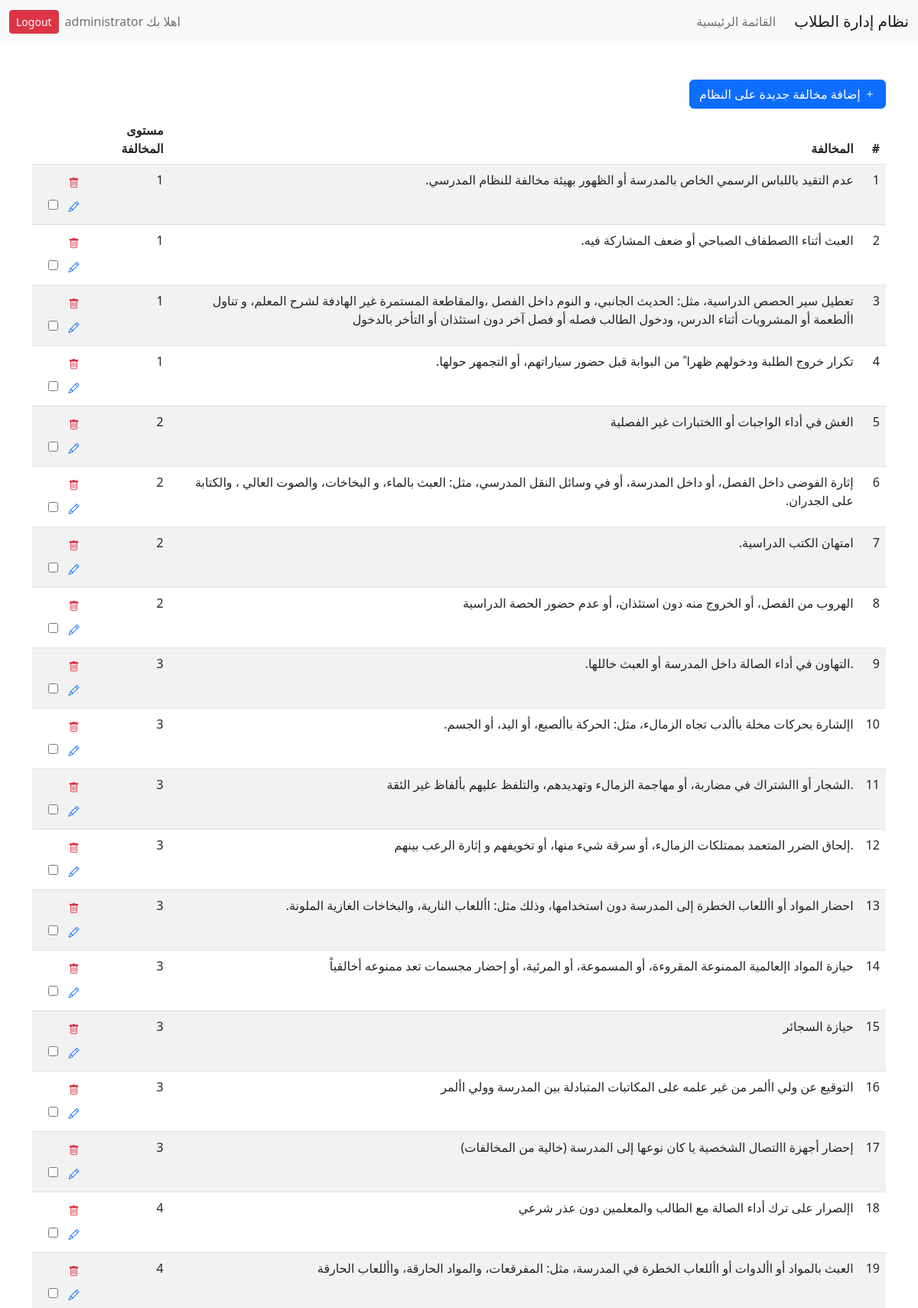
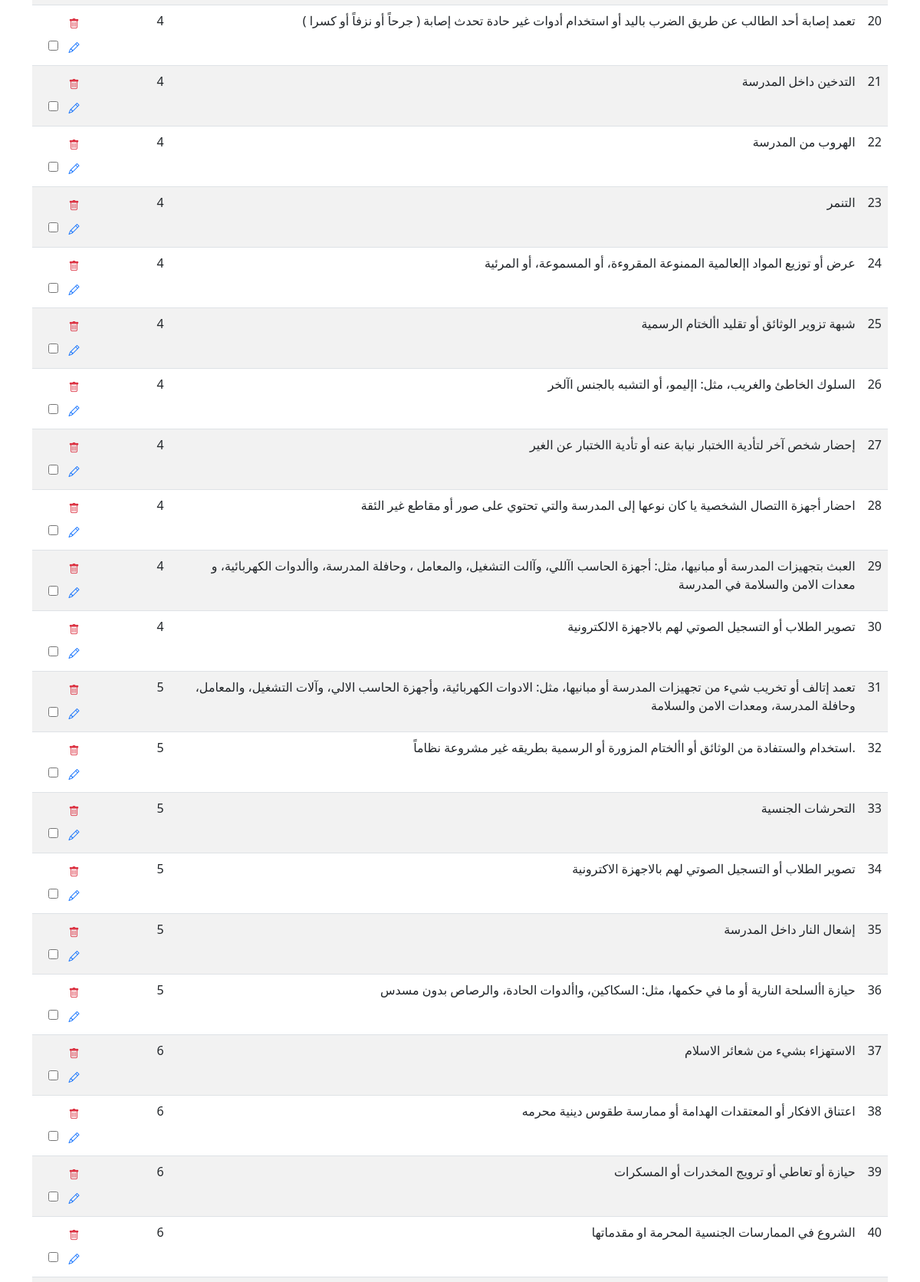
/violations.php (signed in, upper part), run on the app's committed database (2 pictures, top to bottom).
### tables this page shows
CREATE TABLE `violations` (
  `id` int(11) NOT NULL,
  `violation_name` varchar(255) NOT NULL,
  `violation_level_number` int(11) NOT NULL
);

### inc/functions.php (called while the page is built, shortened)
<?php
function databaseConnect()
{
    $hostname = "localhost";
    $username = "root";
    $password = "";
    $database = "schooldb";
    if ($conn = new mysqli($hostname, $username, $password, $database)) {
        return $conn;
    }
}
function select($table)
{
    $conn  = databaseConnect();
    $sql   = "SELECT * FROM $table";
    $query = $conn->query($sql);
    return $query->num_rows ? (object) mysqli_fetch_all($query, 1) : false;
}

### violations.php (the view, shortened to what this page needs)
<?php
require "inc/functions.php";
$violations = select('violations');
$i = 0;
require "template/header.php";
?>
<main>
    <section class="container py-5">
        <div class="row">
            <div class="col-md-5">
                <a href="addviolation.php" class="btn btn-primary">
                    <i class="bi bi-plus"></i>
                    إضافة مخالفة جديدة على النظام
                </a>
            </div>
        </div>
        <?php if ($violations) : ?>
            <table class="table table-striped table-hover mt-2">
                <thead>
                    <tr>
                        <th>#</th>
                        <th>المخالفة</th>
                        <th>مستوى المخالفة</th>
                        <th></th>
                    </tr>
                </thead>
                <tbody>
                    <?php foreach ($violations as $violation) : ?>
                        <tr>
                            <td><?= ++$i ?></td>
                            <td><?= $violation['violation_name'] ?></td>
                            <td><?= $violation['violation_level_number'] ?></td>
                            <td>
                                <button class="btn btn-sm" onclick="del(<?= $violation['id'] ?>)">
                                    <i class="bi bi-trash text-danger"></i>
                                </button>
                                <button class="btn btn-sm" onclick="edit(<?= $violation['id'] ?>)">
                                    <i class="bi bi-pencil text-primary"></i>
                                </button>
                                <input type="checkbox" value="<?= $violation['id'] ?>" onchange="check()">
                            </td>
                        </tr>
                    <?php endforeach ?>
                </tbody>
            </table>
        <?php else : ?>
            <div class="row text-center">
                <span class="text-dark"> لم يتم اضافة مخالفات بعد </span>
            </div>
        <?php endif; ?>
    </section>
</main>

### data on the page
violations: violation_name "عدم التقيد باللباس الرسمي الخاص بالمدرسة أو الظهور بهيئة مخالفة للنظام المدرسي.", violation_level_number "1"
violations: violation_name "العبث أثناء االصطفاف الصباحي أو ضعف المشاركة فيه.", violation_level_number "1"
violations: violation_name "تعطيل سير الحصص الدراسية، مثل: الحديث الجانبي، و النوم داخل الفصل ،والمقاطعة المستمرة غير الهادفة لشرح المعلم، و تناول األطعمة أو المشروبات أثناء الدرس، ودخول الطالب فصله أو فصل آخر دون استئذان أو التأخر بالدخول", violation_level_number "1"
violations: violation_name "تكرار خروج الطلبة ودخولهم ظهرا ً من البوابة قبل حضور سياراتهم، أو التجمهر حولها.", violation_level_number "1"
violations: violation_name "الغش في أداء الواجبات أو االختبارات غير الفصلية", violation_level_number "2"
violations: violation_name "إثارة الفوضى داخل الفصل، أو داخل المدرسة، أو في وسائل النقل المدرسي، مثل: العبث بالماء، و البخاخات، والصوت العالي ، والكتابة على الجدران.", violation_level_number "2"
violations: violation_name "امتهان الكتب الدراسية.", violation_level_number "2"
violations: violation_name "الهروب من الفصل، أو الخروج منه دون استئذان، أو عدم حضور الحصة الدراسية", violation_level_number "2"
violations: violation_name ".التهاون في أداء الصالة داخل المدرسة أو العبث خاللها.", violation_level_number "3"
violations: violation_name "اإلشارة بحركات مخلة باألدب تجاه الزمالء، مثل: الحركة باألصبع، أو اليد، أو الجسم.", violation_level_number "3"
violations: violation_name ".الشجار أو االشتراك في مضاربة، أو مهاجمة الزمالء وتهديدهم، والتلفظ عليهم بألفاظ غير الئقة", violation_level_number "3"
violations: violation_name ".إلحاق الضرر المتعمد بممتلكات الزمالء، أو سرقة شيء منها، أو تخويفهم و إثارة الرعب بينهم", violation_level_number "3"
violations: violation_name "احضار المواد أو األلعاب الخطرة إلى المدرسة دون استخدامها، وذلك مثل: األلعاب النارية، والبخاخات الغازية الملونة.", violation_level_number "3"
violations: violation_name "حيازة المواد اإلعالمية الممنوعة المقروءة، أو المسموعة، أو المرئية، أو إحضار مجسمات تعد ممنوعه أخالقياً", violation_level_number "3"
violations: violation_name "حيازة السجائر", violation_level_number "3"
violations: violation_name "التوقيع عن ولي األمر من غير علمه على المكاتبات المتبادلة بين المدرسة وولي األمر", violation_level_number "3"
violations: violation_name "إحضار أجهزة االتصال الشخصية يا كان نوعها إلى المدرسة (خالية من المخالفات)", violation_level_number "3"
violations: violation_name "اإلصرار على ترك أداء الصالة مع الطالب والمعلمين دون عذر شرعي", violation_level_number "4"
violations: violation_name "العبث بالمواد أو األدوات أو األلعاب الخطرة في المدرسة، مثل: المفرقعات، والمواد الحارقة، واأللعاب الحارقة", violation_level_number "4"
violations: violation_name "تعمد إصابة أحد الطالب عن طريق الضرب باليد أو استخدام أدوات غير حادة تحدث إصابة ( جرحاً أو نزفاً أو كسرا )", violation_level_number "4"
violations: violation_name "التدخين داخل المدرسة", violation_level_number "4"
violations: violation_name "الهروب من المدرسة", violation_level_number "4"
violations: violation_name "التنمر", violation_level_number "4"
violations: violation_name "عرض أو توزيع المواد اإلعالمية الممنوعة المقروءة، أو المسموعة، أو المرئية", violation_level_number "4"
violations: violation_name "شبهة تزوير الوثائق أو تقليد األختام الرسمية", violation_level_number "4"
violations: violation_name "السلوك الخاطئ والغريب، مثل: اإليمو، أو التشبه بالجنس اآلخر", violation_level_number "4"
violations: violation_name "إحضار شخص آخر لتأدية االختبار نيابة عنه أو تأدية االختبار عن الغير", violation_level_number "4"
violations: violation_name "احضار أجهزة االتصال الشخصية يا كان نوعها إلى المدرسة والتي تحتوي على صور أو مقاطع غير الئقة", violation_level_number "4"
violations: violation_name "العبث بتجهيزات المدرسة أو مبانيها، مثل: أجهزة الحاسب اآللي، وآالت التشغيل، والمعامل ، وحافلة المدرسة، واألدوات الكهربائية، و معدات الامن والسلامة في المدرسة", violation_level_number "4"
violations: violation_name "تصوير الطلاب أو التسجيل الصوتي لهم بالاجهزة الالكترونية", violation_level_number "4"
violations: violation_name "تعمد إتالف أو تخريب شيء من تجهيزات المدرسة أو مبانيها، مثل: الادوات الكهربائية، وأجهزة الحاسب الالي، وآلات التشغيل، والمعامل، وحافلة المدرسة، ومعدات الامن والسلامة", violation_level_number "5"
violations: violation_name ".استخدام والستفادة من الوثائق أو األختام المزورة أو الرسمية بطريقه غير مشروعة نظاماً", violation_level_number "5"
violations: violation_name "التحرشات الجنسية", violation_level_number "5"
violations: violation_name "تصوير الطلاب أو التسجيل الصوتي لهم بالاجهزة الاكترونية", violation_level_number "5"
violations: violation_name "إشعال النار داخل المدرسة", violation_level_number "5"
violations: violation_name "حيازة األسلحة النارية أو ما في حكمها، مثل: السكاكين، واألدوات الحادة، والرصاص بدون مسدس", violation_level_number "5"
violations: violation_name "الاستهزاء بشيء من شعائر الاسلام", violation_level_number "6"
violations: violation_name "اعتناق الافكار أو المعتقدات الهدامة أو ممارسة طقوس دينية محرمه", violation_level_number "6"
violations: violation_name "حيازة أو تعاطي أو ترويج المخدرات أو المسكرات", violation_level_number "6"
violations: violation_name "الشروع في الممارسات الجنسية المحرمة او مقدماتها", violation_level_number "6"

### other printed values
$_SESSION['user_name'] "administrator"
